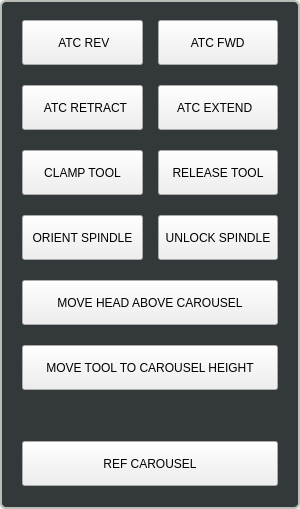
<?xml version="1.0" encoding="UTF-8"?>
<ui version="4.0">
 <class>USER_ATC_BUTTONS</class>
 <widget class="QWidget" name="USER_ATC_BUTTONS">
  <property name="geometry">
   <rect>
    <x>0</x>
    <y>0</y>
    <width>300</width>
    <height>509</height>
   </rect>
  </property>
  <property name="sizePolicy">
   <sizepolicy hsizetype="Preferred" vsizetype="Preferred">
    <horstretch>0</horstretch>
    <verstretch>0</verstretch>
   </sizepolicy>
  </property>
  <property name="windowTitle">
   <string>User Atc Buttons</string>
  </property>
  <property name="layoutDirection">
   <enum>Qt::LayoutDirection::LeftToRight</enum>
  </property>
  <layout class="QVBoxLayout" name="verticalLayout">
   <property name="spacing">
    <number>0</number>
   </property>
   <property name="leftMargin">
    <number>0</number>
   </property>
   <property name="topMargin">
    <number>0</number>
   </property>
   <property name="rightMargin">
    <number>0</number>
   </property>
   <property name="bottomMargin">
    <number>0</number>
   </property>
   <item>
    <widget class="QWidget" name="user_atc_buttons_widget" native="true">
     <property name="sizePolicy">
      <sizepolicy hsizetype="Preferred" vsizetype="Preferred">
       <horstretch>0</horstretch>
       <verstretch>0</verstretch>
      </sizepolicy>
     </property>
     <property name="minimumSize">
      <size>
       <width>300</width>
       <height>0</height>
      </size>
     </property>
     <property name="maximumSize">
      <size>
       <width>300</width>
       <height>16777215</height>
      </size>
     </property>
     <property name="styleSheet">
      <string notr="true">.QWidget {
    background-color: rgb(51, 57, 59);
    border-style: solid;
    border-color: rgb(186, 189, 182);
    border-width: 2px;
    border-radius: 6px;
}</string>
     </property>
     <layout class="QVBoxLayout" name="verticalLayout_66">
      <property name="spacing">
       <number>16</number>
      </property>
      <property name="leftMargin">
       <number>20</number>
      </property>
      <property name="topMargin">
       <number>18</number>
      </property>
      <property name="rightMargin">
       <number>20</number>
      </property>
      <property name="bottomMargin">
       <number>21</number>
      </property>
      <item>
       <layout class="QHBoxLayout" name="user_buttons_row1_layout" stretch="0,0">
        <property name="spacing">
         <number>15</number>
        </property>
        <property name="sizeConstraint">
         <enum>QLayout::SizeConstraint::SetFixedSize</enum>
        </property>
        <property name="leftMargin">
         <number>2</number>
        </property>
        <property name="topMargin">
         <number>2</number>
        </property>
        <property name="rightMargin">
         <number>2</number>
        </property>
        <property name="bottomMargin">
         <number>2</number>
        </property>
        <item>
         <widget class="MDIButton" name="atc_rev_button">
          <property name="sizePolicy">
           <sizepolicy hsizetype="Preferred" vsizetype="Fixed">
            <horstretch>1</horstretch>
            <verstretch>0</verstretch>
           </sizepolicy>
          </property>
          <property name="minimumSize">
           <size>
            <width>120</width>
            <height>45</height>
           </size>
          </property>
          <property name="maximumSize">
           <size>
            <width>16777215</width>
            <height>45</height>
           </size>
          </property>
          <property name="mouseTracking">
           <bool>true</bool>
          </property>
          <property name="tabletTracking">
           <bool>false</bool>
          </property>
          <property name="focusPolicy">
           <enum>Qt::FocusPolicy::NoFocus</enum>
          </property>
          <property name="toolTip">
           <string>M11P1 User Defined Macro Call from Subroutine Folder</string>
          </property>
          <property name="toolTipDuration">
           <number>-1</number>
          </property>
          <property name="styleSheet">
           <string notr="true">MDIButton {
    font: 15pt &quot;Bebas Kai&quot;;
}</string>
          </property>
          <property name="text">
           <string> ATC REV</string>
          </property>
          <property name="icon">
           <iconset resource="../../../../src/probe_basic/probe_basic.qrc">
            <normaloff>:/images/ccw_arrow.png</normaloff>:/images/ccw_arrow.png</iconset>
          </property>
          <property name="iconSize">
           <size>
            <width>20</width>
            <height>20</height>
           </size>
          </property>
          <property name="MDICommand" stdset="0">
           <string>M12P1</string>
          </property>
         </widget>
        </item>
        <item>
         <widget class="MDIButton" name="atc_fwd_button">
          <property name="sizePolicy">
           <sizepolicy hsizetype="Preferred" vsizetype="Fixed">
            <horstretch>1</horstretch>
            <verstretch>0</verstretch>
           </sizepolicy>
          </property>
          <property name="minimumSize">
           <size>
            <width>120</width>
            <height>45</height>
           </size>
          </property>
          <property name="maximumSize">
           <size>
            <width>16777215</width>
            <height>45</height>
           </size>
          </property>
          <property name="focusPolicy">
           <enum>Qt::FocusPolicy::NoFocus</enum>
          </property>
          <property name="toolTip">
           <string>M12 P1 User Defined Macro Call from Subroutine Folder</string>
          </property>
          <property name="layoutDirection">
           <enum>Qt::LayoutDirection::RightToLeft</enum>
          </property>
          <property name="styleSheet">
           <string notr="true">MDIButton {
    font: 15pt &quot;Bebas Kai&quot;;
}</string>
          </property>
          <property name="text">
           <string> ATC FWD </string>
          </property>
          <property name="icon">
           <iconset resource="../../../../src/probe_basic/probe_basic.qrc">
            <normaloff>:/images/cw_arrow.png</normaloff>:/images/cw_arrow.png</iconset>
          </property>
          <property name="iconSize">
           <size>
            <width>20</width>
            <height>20</height>
           </size>
          </property>
          <property name="MDICommand" stdset="0">
           <string>M11P1</string>
          </property>
         </widget>
        </item>
       </layout>
      </item>
      <item>
       <layout class="QHBoxLayout" name="user_buttons_row2_layout" stretch="0,0">
        <property name="spacing">
         <number>15</number>
        </property>
        <property name="sizeConstraint">
         <enum>QLayout::SizeConstraint::SetFixedSize</enum>
        </property>
        <property name="leftMargin">
         <number>2</number>
        </property>
        <property name="topMargin">
         <number>2</number>
        </property>
        <property name="rightMargin">
         <number>2</number>
        </property>
        <property name="bottomMargin">
         <number>2</number>
        </property>
        <item>
         <widget class="SubCallButton" name="atc_retract_button">
          <property name="sizePolicy">
           <sizepolicy hsizetype="Preferred" vsizetype="Fixed">
            <horstretch>1</horstretch>
            <verstretch>0</verstretch>
           </sizepolicy>
          </property>
          <property name="minimumSize">
           <size>
            <width>120</width>
            <height>45</height>
           </size>
          </property>
          <property name="maximumSize">
           <size>
            <width>16777215</width>
            <height>45</height>
           </size>
          </property>
          <property name="layoutDirection">
           <enum>Qt::LayoutDirection::LeftToRight</enum>
          </property>
          <property name="styleSheet">
           <string notr="true">SubCallButton {
    color: white;
    border-color: black;
    border-style: solid;
    border-radius: 5px;
    border-width: 2px;
    background: qlineargradient(spread:pad, x1:0, y1:1, x2:0, y2:0, stop:0 rgba(213, 218, 216, 255), stop:0.169312 rgba(82, 82, 83, 255), stop:0.328042 rgba(72, 70, 73, 255), stop:0.492063 rgba(78, 77, 79, 255), stop:0.703704 rgba(72, 70, 73, 255), stop:0.86 rgba(82, 82, 83, 255), stop:1 rgba(213, 218, 216, 255));
    font-family: &quot;Bebas Kai&quot;;
    font-size: 15pt;
}

SubCallButton:disabled {
    border-color: gray;
}

SubCallButton:hover {
    background:  qlineargradient(x1: 0, y1: 0, x2: 0, y2: 1, stop: 0 #A19E9E, stop: 1.0 #5C5959);
}

SubCallButton:pressed {
    background:  qlineargradient(spread:pad, x1:0, y1:0, x2:0, y2:1, stop:0 rgba(85, 85, 238, 255), stop:0.544974 rgba(90, 91, 239, 255), stop:1 rgba(126, 135, 243, 255));
}
</string>
          </property>
          <property name="text">
           <string>  ATC RETRACT</string>
          </property>
          <property name="icon">
           <iconset resource="../../../../src/probe_basic/probe_basic.qrc">
            <normaloff>:/images/left_arrow.png</normaloff>:/images/left_arrow.png</iconset>
          </property>
          <property name="iconSize">
           <size>
            <width>20</width>
            <height>20</height>
           </size>
          </property>
          <property name="filename" stdset="0">
           <string>retractatc.ngc</string>
          </property>
         </widget>
        </item>
        <item>
         <widget class="SubCallButton" name="atc_extend_button">
          <property name="sizePolicy">
           <sizepolicy hsizetype="Preferred" vsizetype="Fixed">
            <horstretch>1</horstretch>
            <verstretch>0</verstretch>
           </sizepolicy>
          </property>
          <property name="minimumSize">
           <size>
            <width>120</width>
            <height>45</height>
           </size>
          </property>
          <property name="maximumSize">
           <size>
            <width>16777215</width>
            <height>45</height>
           </size>
          </property>
          <property name="layoutDirection">
           <enum>Qt::LayoutDirection::RightToLeft</enum>
          </property>
          <property name="styleSheet">
           <string notr="true">SubCallButton {
    color: white;
    border-color: black;
    border-style: solid;
    border-radius: 5px;
    border-width: 2px;
    background: qlineargradient(spread:pad, x1:0, y1:1, x2:0, y2:0, stop:0 rgba(213, 218, 216, 255), stop:0.169312 rgba(82, 82, 83, 255), stop:0.328042 rgba(72, 70, 73, 255), stop:0.492063 rgba(78, 77, 79, 255), stop:0.703704 rgba(72, 70, 73, 255), stop:0.86 rgba(82, 82, 83, 255), stop:1 rgba(213, 218, 216, 255));
    font-family: &quot;Bebas Kai&quot;;
    font-size: 15pt;
}

SubCallButton:disabled {
    border-color: gray;
}

SubCallButton:hover {
    background:  qlineargradient(x1: 0, y1: 0, x2: 0, y2: 1, stop: 0 #A19E9E, stop: 1.0 #5C5959);
}

SubCallButton:pressed {
    background:  qlineargradient(spread:pad, x1:0, y1:0, x2:0, y2:1, stop:0 rgba(85, 85, 238, 255), stop:0.544974 rgba(90, 91, 239, 255), stop:1 rgba(126, 135, 243, 255));
}
</string>
          </property>
          <property name="text">
           <string>ATC EXTEND  </string>
          </property>
          <property name="icon">
           <iconset resource="../../../../src/probe_basic/probe_basic.qrc">
            <normaloff>:/images/right_arrow.png</normaloff>:/images/right_arrow.png</iconset>
          </property>
          <property name="iconSize">
           <size>
            <width>20</width>
            <height>20</height>
           </size>
          </property>
          <property name="filename" stdset="0">
           <string>extendatc.ngc</string>
          </property>
         </widget>
        </item>
       </layout>
      </item>
      <item>
       <layout class="QHBoxLayout" name="user_buttons_row3_layout" stretch="0,0">
        <property name="spacing">
         <number>15</number>
        </property>
        <property name="leftMargin">
         <number>2</number>
        </property>
        <property name="topMargin">
         <number>2</number>
        </property>
        <property name="rightMargin">
         <number>2</number>
        </property>
        <property name="bottomMargin">
         <number>2</number>
        </property>
        <item>
         <widget class="SubCallButton" name="clamp_tool_button">
          <property name="sizePolicy">
           <sizepolicy hsizetype="Preferred" vsizetype="Fixed">
            <horstretch>1</horstretch>
            <verstretch>0</verstretch>
           </sizepolicy>
          </property>
          <property name="minimumSize">
           <size>
            <width>120</width>
            <height>45</height>
           </size>
          </property>
          <property name="maximumSize">
           <size>
            <width>16777215</width>
            <height>45</height>
           </size>
          </property>
          <property name="styleSheet">
           <string notr="true">SubCallButton {
    color: white;
    border-color: black;
    border-style: solid;
    border-radius: 5px;
    border-width: 2px;
    background: qlineargradient(spread:pad, x1:0, y1:1, x2:0, y2:0, stop:0 rgba(213, 218, 216, 255), stop:0.169312 rgba(82, 82, 83, 255), stop:0.328042 rgba(72, 70, 73, 255), stop:0.492063 rgba(78, 77, 79, 255), stop:0.703704 rgba(72, 70, 73, 255), stop:0.86 rgba(82, 82, 83, 255), stop:1 rgba(213, 218, 216, 255));
    font-family: &quot;Bebas Kai&quot;;
    font-size: 15pt;
}

SubCallButton:disabled {
    border-color: gray;
}

SubCallButton:hover {
    background:  qlineargradient(x1: 0, y1: 0, x2: 0, y2: 1, stop: 0 #A19E9E, stop: 1.0 #5C5959);
}

SubCallButton:pressed {
    background:  qlineargradient(spread:pad, x1:0, y1:0, x2:0, y2:1, stop:0 rgba(85, 85, 238, 255), stop:0.544974 rgba(90, 91, 239, 255), stop:1 rgba(126, 135, 243, 255));
}
</string>
          </property>
          <property name="text">
           <string>CLAMP TOOL</string>
          </property>
          <property name="filename" stdset="0">
           <string>clamptool.ngc</string>
          </property>
         </widget>
        </item>
        <item>
         <widget class="SubCallButton" name="release_tool_button">
          <property name="enabled">
           <bool>true</bool>
          </property>
          <property name="sizePolicy">
           <sizepolicy hsizetype="Preferred" vsizetype="Fixed">
            <horstretch>1</horstretch>
            <verstretch>0</verstretch>
           </sizepolicy>
          </property>
          <property name="minimumSize">
           <size>
            <width>120</width>
            <height>45</height>
           </size>
          </property>
          <property name="maximumSize">
           <size>
            <width>16777215</width>
            <height>45</height>
           </size>
          </property>
          <property name="styleSheet">
           <string notr="true">SubCallButton {
    color: white;
    border-color: black;
    border-style: solid;
    border-radius: 5px;
    border-width: 2px;
    background: qlineargradient(spread:pad, x1:0, y1:1, x2:0, y2:0, stop:0 rgba(213, 218, 216, 255), stop:0.169312 rgba(82, 82, 83, 255), stop:0.328042 rgba(72, 70, 73, 255), stop:0.492063 rgba(78, 77, 79, 255), stop:0.703704 rgba(72, 70, 73, 255), stop:0.86 rgba(82, 82, 83, 255), stop:1 rgba(213, 218, 216, 255));
    font-family: &quot;Bebas Kai&quot;;
    font-size: 15pt;
}

SubCallButton:disabled {
    border-color: gray;
}

SubCallButton:hover {
    background:  qlineargradient(x1: 0, y1: 0, x2: 0, y2: 1, stop: 0 #A19E9E, stop: 1.0 #5C5959);
}

SubCallButton:pressed {
    background:  qlineargradient(spread:pad, x1:0, y1:0, x2:0, y2:1, stop:0 rgba(85, 85, 238, 255), stop:0.544974 rgba(90, 91, 239, 255), stop:1 rgba(126, 135, 243, 255));
}
</string>
          </property>
          <property name="text">
           <string>RELEASE TOOL</string>
          </property>
          <property name="rules" stdset="0">
           <string>[{&quot;name&quot;: &quot;New Rule&quot;, &quot;property&quot;: &quot;Enable&quot;, &quot;expression&quot;: &quot;not ch[0]&quot;, &quot;channels&quot;: [{&quot;url&quot;: &quot;status:spindle.0.enabled&quot;, &quot;trigger&quot;: true}]}]</string>
          </property>
          <property name="filename" stdset="0">
           <string>unclamptool.ngc</string>
          </property>
         </widget>
        </item>
       </layout>
      </item>
      <item>
       <layout class="QHBoxLayout" name="user_buttons_row4_layout" stretch="0,0">
        <property name="spacing">
         <number>15</number>
        </property>
        <property name="leftMargin">
         <number>2</number>
        </property>
        <property name="topMargin">
         <number>2</number>
        </property>
        <property name="rightMargin">
         <number>2</number>
        </property>
        <property name="bottomMargin">
         <number>2</number>
        </property>
        <item>
         <widget class="SubCallButton" name="spindle_orientation_button">
          <property name="sizePolicy">
           <sizepolicy hsizetype="Preferred" vsizetype="Fixed">
            <horstretch>1</horstretch>
            <verstretch>0</verstretch>
           </sizepolicy>
          </property>
          <property name="minimumSize">
           <size>
            <width>120</width>
            <height>45</height>
           </size>
          </property>
          <property name="maximumSize">
           <size>
            <width>16777215</width>
            <height>45</height>
           </size>
          </property>
          <property name="styleSheet">
           <string notr="true">SubCallButton {
    color: white;
    border-color: black;
    border-style: solid;
    border-radius: 5px;
    border-width: 2px;
    background: qlineargradient(spread:pad, x1:0, y1:1, x2:0, y2:0, stop:0 rgba(213, 218, 216, 255), stop:0.169312 rgba(82, 82, 83, 255), stop:0.328042 rgba(72, 70, 73, 255), stop:0.492063 rgba(78, 77, 79, 255), stop:0.703704 rgba(72, 70, 73, 255), stop:0.86 rgba(82, 82, 83, 255), stop:1 rgba(213, 218, 216, 255));
    font-family: &quot;Bebas Kai&quot;;
    font-size: 15pt;
}

SubCallButton:disabled {
    border-color: gray;
}

SubCallButton:hover {
    background:  qlineargradient(x1: 0, y1: 0, x2: 0, y2: 1, stop: 0 #A19E9E, stop: 1.0 #5C5959);
}

SubCallButton:pressed {
    background:  qlineargradient(spread:pad, x1:0, y1:0, x2:0, y2:1, stop:0 rgba(85, 85, 238, 255), stop:0.544974 rgba(90, 91, 239, 255), stop:1 rgba(126, 135, 243, 255));
}
</string>
          </property>
          <property name="text">
           <string>ORIENT SPINDLE</string>
          </property>
          <property name="checkable">
           <bool>true</bool>
          </property>
          <property name="filename" stdset="0">
           <string>orientspindle.ngc</string>
          </property>
         </widget>
        </item>
        <item>
         <widget class="MDIButton" name="unlock_spindle_button">
          <property name="sizePolicy">
           <sizepolicy hsizetype="Preferred" vsizetype="Fixed">
            <horstretch>1</horstretch>
            <verstretch>0</verstretch>
           </sizepolicy>
          </property>
          <property name="minimumSize">
           <size>
            <width>120</width>
            <height>45</height>
           </size>
          </property>
          <property name="maximumSize">
           <size>
            <width>16777215</width>
            <height>45</height>
           </size>
          </property>
          <property name="focusPolicy">
           <enum>Qt::FocusPolicy::NoFocus</enum>
          </property>
          <property name="toolTip">
           <string>M112 User Defined Macro Call from Subroutine Folder</string>
          </property>
          <property name="layoutDirection">
           <enum>Qt::LayoutDirection::RightToLeft</enum>
          </property>
          <property name="styleSheet">
           <string notr="true">MDIButton {
    font: 15pt &quot;Bebas Kai&quot;;
}</string>
          </property>
          <property name="text">
           <string>UNLOCK SPINDLE</string>
          </property>
          <property name="iconSize">
           <size>
            <width>20</width>
            <height>20</height>
           </size>
          </property>
          <property name="MDICommand" stdset="0">
           <string>M5</string>
          </property>
         </widget>
        </item>
       </layout>
      </item>
      <item>
       <layout class="QHBoxLayout" name="user_buttons_row5_layout" stretch="0">
        <property name="spacing">
         <number>15</number>
        </property>
        <property name="leftMargin">
         <number>2</number>
        </property>
        <property name="topMargin">
         <number>2</number>
        </property>
        <property name="rightMargin">
         <number>2</number>
        </property>
        <property name="bottomMargin">
         <number>2</number>
        </property>
        <item>
         <widget class="SubCallButton" name="move_head_above_carousel_button">
          <property name="sizePolicy">
           <sizepolicy hsizetype="Preferred" vsizetype="Fixed">
            <horstretch>1</horstretch>
            <verstretch>0</verstretch>
           </sizepolicy>
          </property>
          <property name="minimumSize">
           <size>
            <width>120</width>
            <height>45</height>
           </size>
          </property>
          <property name="maximumSize">
           <size>
            <width>16777215</width>
            <height>45</height>
           </size>
          </property>
          <property name="styleSheet">
           <string notr="true">SubCallButton {
    color: white;
    border-color: black;
    border-style: solid;
    border-radius: 5px;
    border-width: 2px;
    background: qlineargradient(spread:pad, x1:0, y1:1, x2:0, y2:0, stop:0 rgba(213, 218, 216, 255), stop:0.169312 rgba(82, 82, 83, 255), stop:0.328042 rgba(72, 70, 73, 255), stop:0.492063 rgba(78, 77, 79, 255), stop:0.703704 rgba(72, 70, 73, 255), stop:0.86 rgba(82, 82, 83, 255), stop:1 rgba(213, 218, 216, 255));
    font-family: &quot;Bebas Kai&quot;;
    font-size: 15pt;
}

SubCallButton:disabled {
    border-color: gray;
}

SubCallButton:hover {
    background:  qlineargradient(x1: 0, y1: 0, x2: 0, y2: 1, stop: 0 #A19E9E, stop: 1.0 #5C5959);
}

SubCallButton:pressed {
    background:  qlineargradient(spread:pad, x1:0, y1:0, x2:0, y2:1, stop:0 rgba(85, 85, 238, 255), stop:0.544974 rgba(90, 91, 239, 255), stop:1 rgba(126, 135, 243, 255));
}
</string>
          </property>
          <property name="text">
           <string>MOVE HEAD ABOVE CAROUSEL</string>
          </property>
          <property name="filename" stdset="0">
           <string>move_head_above_carousel.ngc</string>
          </property>
         </widget>
        </item>
       </layout>
      </item>
      <item>
       <layout class="QHBoxLayout" name="user_buttons_row6_layout" stretch="0">
        <property name="spacing">
         <number>15</number>
        </property>
        <property name="leftMargin">
         <number>2</number>
        </property>
        <property name="topMargin">
         <number>2</number>
        </property>
        <property name="rightMargin">
         <number>2</number>
        </property>
        <property name="bottomMargin">
         <number>2</number>
        </property>
        <item>
         <widget class="SubCallButton" name="move_tool_to_carousel_height_button">
          <property name="sizePolicy">
           <sizepolicy hsizetype="Preferred" vsizetype="Fixed">
            <horstretch>1</horstretch>
            <verstretch>0</verstretch>
           </sizepolicy>
          </property>
          <property name="minimumSize">
           <size>
            <width>120</width>
            <height>45</height>
           </size>
          </property>
          <property name="maximumSize">
           <size>
            <width>16777215</width>
            <height>45</height>
           </size>
          </property>
          <property name="styleSheet">
           <string notr="true">SubCallButton {
    color: white;
    border-color: black;
    border-style: solid;
    border-radius: 5px;
    border-width: 2px;
    background: qlineargradient(spread:pad, x1:0, y1:1, x2:0, y2:0, stop:0 rgba(213, 218, 216, 255), stop:0.169312 rgba(82, 82, 83, 255), stop:0.328042 rgba(72, 70, 73, 255), stop:0.492063 rgba(78, 77, 79, 255), stop:0.703704 rgba(72, 70, 73, 255), stop:0.86 rgba(82, 82, 83, 255), stop:1 rgba(213, 218, 216, 255));
    font-family: &quot;Bebas Kai&quot;;
    font-size: 15pt;
}

SubCallButton:disabled {
    border-color: gray;
}

SubCallButton:hover {
    background:  qlineargradient(x1: 0, y1: 0, x2: 0, y2: 1, stop: 0 #A19E9E, stop: 1.0 #5C5959);
}

SubCallButton:pressed {
    background:  qlineargradient(spread:pad, x1:0, y1:0, x2:0, y2:1, stop:0 rgba(85, 85, 238, 255), stop:0.544974 rgba(90, 91, 239, 255), stop:1 rgba(126, 135, 243, 255));
}
</string>
          </property>
          <property name="text">
           <string>MOVE TOOL TO CAROUSEL HEIGHT</string>
          </property>
          <property name="filename" stdset="0">
           <string>move_tool_to_carousel_height.ngc</string>
          </property>
         </widget>
        </item>
       </layout>
      </item>
      <item>
       <widget class="QLabel" name="label_20">
        <property name="sizePolicy">
         <sizepolicy hsizetype="Preferred" vsizetype="Preferred">
          <horstretch>0</horstretch>
          <verstretch>0</verstretch>
         </sizepolicy>
        </property>
        <property name="alignment">
         <set>Qt::AlignmentFlag::AlignCenter</set>
        </property>
       </widget>
      </item>
      <item>
       <layout class="QHBoxLayout" name="user_buttons_row7_layout">
        <property name="spacing">
         <number>15</number>
        </property>
        <property name="leftMargin">
         <number>2</number>
        </property>
        <property name="topMargin">
         <number>2</number>
        </property>
        <property name="rightMargin">
         <number>2</number>
        </property>
        <property name="bottomMargin">
         <number>2</number>
        </property>
        <item>
         <widget class="MDIButton" name="reference_carousel">
          <property name="sizePolicy">
           <sizepolicy hsizetype="Preferred" vsizetype="Fixed">
            <horstretch>1</horstretch>
            <verstretch>0</verstretch>
           </sizepolicy>
          </property>
          <property name="minimumSize">
           <size>
            <width>125</width>
            <height>45</height>
           </size>
          </property>
          <property name="maximumSize">
           <size>
            <width>16777215</width>
            <height>45</height>
           </size>
          </property>
          <property name="focusPolicy">
           <enum>Qt::FocusPolicy::NoFocus</enum>
          </property>
          <property name="toolTip">
           <string>M13 User Defined Macro Call from Subroutine Folder</string>
          </property>
          <property name="styleSheet">
           <string notr="true">MDIButton {
    font: 15pt &quot;Bebas Kai&quot;;
}</string>
          </property>
          <property name="text">
           <string>REF CAROUSEL</string>
          </property>
          <property name="iconSize">
           <size>
            <width>20</width>
            <height>20</height>
           </size>
          </property>
          <property name="MDICommand" stdset="0">
           <string>M13</string>
          </property>
         </widget>
        </item>
       </layout>
      </item>
     </layout>
    </widget>
   </item>
  </layout>
 </widget>
 <customwidgets>
  <customwidget>
   <class>SubCallButton</class>
   <extends>QPushButton</extends>
   <header>qtpyvcp.widgets.button_widgets.subcall_button</header>
  </customwidget>
  <customwidget>
   <class>MDIButton</class>
   <extends>QPushButton</extends>
   <header>qtpyvcp.widgets.button_widgets.mdi_button</header>
  </customwidget>
 </customwidgets>
 <resources>
  <include location="../../../../src/probe_basic/probe_basic.qrc"/>
 </resources>
 <connections/>
</ui>
